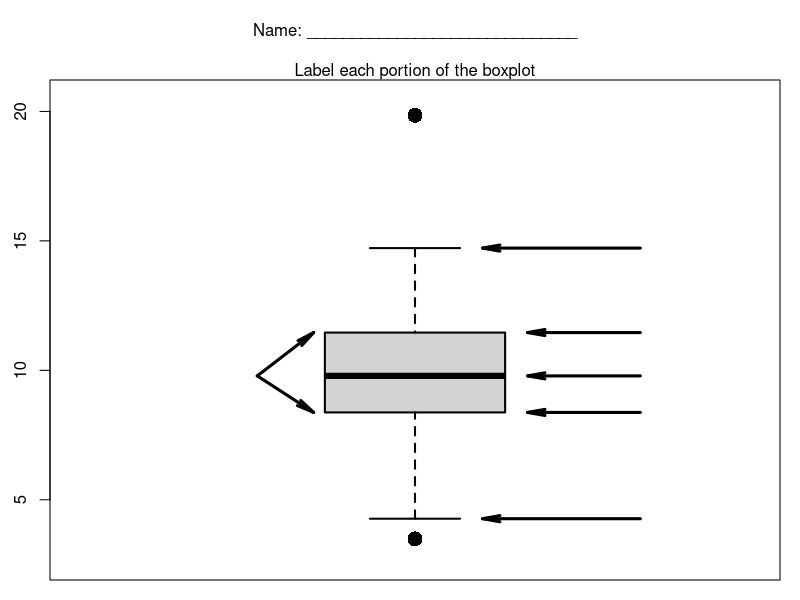

Recreate this plot in R. (Note: this script raises an error after producing the figure.)
## ---- chunk 1
knitr::opts_chunk$set(echo = TRUE)
## ---- chunk 2
graph.name <- paste("boxplot",round(runif(1,1,10),0),".pdf",sep = "")
pdf(graph.name)
Y <- rnorm(100,10,2)
Y[which.max(Y)] <- Y[which.max(Y)]*1.25
library(ggplot2)

Y.rnge <- range(Y)
Y.rnge[1] <- Y.rnge[1]-Y.rnge[1]*0.25
Y.rnge[2] <- Y.rnge[2]+Y.rnge[1]*0.25
par(mar = c(1,2.5,4,1))
boxplot(Y, ylim = Y.rnge,xlim = c(0.25,1.75), lwd = 2,cex = 2,pch =16)
mtext("Name: ______________________________", line = 2)
mtext("Label each portion of the boxplot")

y.stats <- boxplot.stats(Y)

whisker.x <- 1.15
med.x <- 1.25
outlier.x <- 1.1
#lower whisker
arrows(x1 = whisker.x,
       length = 0.175, 
       angle = 10,
       lwd = 3,
       x0 = 1.5,
       y1 = y.stats$stats[1],
       y0 = y.stats$stats[1])


#upper whisker
arrows(x1 = whisker.x,
       length = 0.175, 
       angle = 10,
       lwd = 3,
       x0 = 1.5,
       y1 = y.stats$stats[5],
       y0 = y.stats$stats[5])


#median
arrows(x1 = med.x,
       length = 0.175, 
       angle = 10,
       lwd = 3,
       x0 = 1.5,
       y1 = y.stats$stats[3],
       y0 = y.stats$stats[3])

#lower quartile
arrows(x1 = med.x,
       length = 0.175, 
       angle = 10,
       lwd = 3,
       x0 = 1.5,
       y1 = y.stats$stats[2],
       y0 = y.stats$stats[2])

#upper quartile
arrows(x1 = med.x,
       length = 0.175, 
       angle = 10,
       lwd = 3,
       x0 = 1.5,
       y1 = y.stats$stats[4],
       y0 = y.stats$stats[4])


#interquartile range
arrows(x1 = 0.775,
       length = 0.175, 
       angle = 10,
       lwd = 3,
       x0 = 0.65,
       y1 = y.stats$stats[4],
       y0 = y.stats$stats[3])
arrows(x1 = 0.775,
       length = 0.175, 
       angle = 10,
       lwd = 3,
       x0 = 0.65,
       y1 = y.stats$stats[2],
       y0 = y.stats$stats[3])

#outliers
if(y.stats$out > 0){
  
  arrows(x1 = outlier.x,
       length = 0.175, 
       angle = 10,
       lwd = 3,
       x0 = 1.5,
       y1 = max(y.stats$out),
       y0 = max(y.stats$out))
  
  arrows(x1 = outlier.x,
       length = 0.175, 
       angle = 10,
       lwd = 3,
       x0 = 1.5,
       y1 = min(y.stats$out),
       y0 = min(y.stats$out))
  
}

dev.off()
